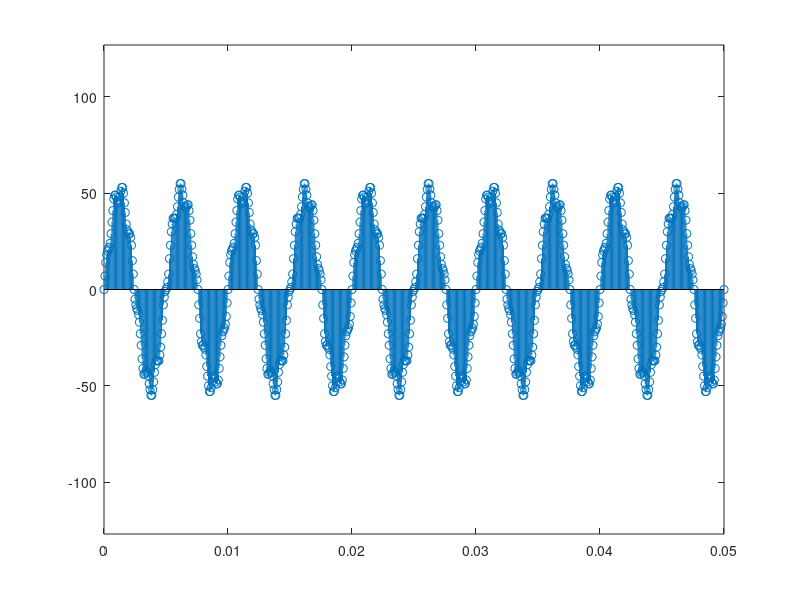

The MATLAB script that drew this image:
% Καθορισμός των παραμέτρων του φίλτρου
fc = 1100;  % Συχνότητα αποκοπής σε Hz
fs = 14000; % Συχνότητα δειγματοληψίας σε Hz
order = 2; % Τάξη του φίλτρου

% Υπολογισμός κανονικοποιημένης συχνότητας αποκοπής
Wn = fc / (fs / 2);

% Σχεδιασμός του IIR High-Pass φίλτρου Butterworth
[b, a] = butter(order, Wn, 'high');

% Προβολή των συντελεστών του φίλτρου
disp('Συντελεστές b (Numerator):');
disp(b);
disp('Συντελεστές a (Denominator):');
disp(a);

% Κανονικοποίηση συντελεστών σε Q15
b_q15 = round(b * 2^15);
a_q15 = round(a * 2^15);

% Προβολή των κανονικοποιημένων συντελεστών
disp('Συντελεστές b (Numerator) σε Q15:');
disp(b_q15);
disp('Συντελεστές a (Denominator) σε Q15:');
disp(a_q15);

% Απόκριση συχνότητας του φίλτρου
[H, f] = freqz(b, a, 1024, fs);

% Σχεδίαση της απόκρισης συχνότητας
figure;
plot(f, 20*log10(abs(H)));
title('Απόκριση Συχνότητας του IIR High-Pass Φίλτρου');
xlabel('Συχνότητα (Hz)');
ylabel('Κέρδος (dB)');
grid on;

% Μονάδα χρόνου
n = 0:(1/fs):0.05;
% Κύρια συχνότητα
f1 = 200;
amplitude1 = 50;
x1 = round(amplitude1 * sin(2 * pi * f1 * n));
% Θόρυβος
f2 = 1500;
amplitude2 = 5;
x2 = round(amplitude2 * sin(2 * pi * f2 * n));
% Συνολικό σήμα
x = x1 + x2;
stem(n, x); axis([0 n(length(n)) -127 127]);
% Αποθήκευση τιμών σε αρχείο
fp = fopen('datain.dat','w');
for k = 1:length(x)
 fprintf(fp, "%d\n", x(k));
end
fclose(fp);

